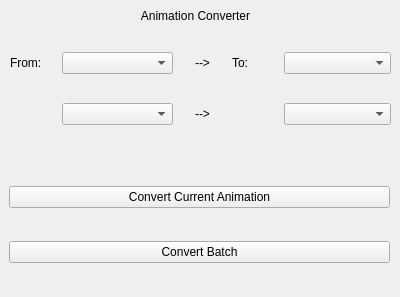
<?xml version="1.0" encoding="UTF-8"?>
<ui version="4.0">
 <class>Form</class>
 <widget class="QWidget" name="Form">
  <property name="geometry">
   <rect>
    <x>0</x>
    <y>0</y>
    <width>400</width>
    <height>297</height>
   </rect>
  </property>
  <property name="windowTitle">
   <string>Form</string>
  </property>
  <widget class="QLabel" name="label">
   <property name="geometry">
    <rect>
     <x>120</x>
     <y>0</y>
     <width>151</width>
     <height>31</height>
    </rect>
   </property>
   <property name="text">
    <string>Animation Converter</string>
   </property>
   <property name="alignment">
    <set>Qt::AlignCenter</set>
   </property>
  </widget>
  <widget class="QWidget" name="gridLayoutWidget">
   <property name="geometry">
    <rect>
     <x>10</x>
     <y>29</y>
     <width>381</width>
     <height>121</height>
    </rect>
   </property>
   <layout class="QGridLayout" name="converter_layout">
    <item row="0" column="2">
     <widget class="QLabel" name="arrow_label_a">
      <property name="text">
       <string>--&gt;</string>
      </property>
      <property name="alignment">
       <set>Qt::AlignCenter</set>
      </property>
     </widget>
    </item>
    <item row="0" column="0">
     <widget class="QLabel" name="from_label">
      <property name="text">
       <string>From:</string>
      </property>
     </widget>
    </item>
    <item row="1" column="1">
     <widget class="QComboBox" name="source_character_combobox"/>
    </item>
    <item row="0" column="1">
     <widget class="QComboBox" name="source_project_combobox">
      <property name="placeholderText">
       <string>Source Project</string>
      </property>
     </widget>
    </item>
    <item row="0" column="3">
     <widget class="QLabel" name="to_label">
      <property name="text">
       <string>To:</string>
      </property>
     </widget>
    </item>
    <item row="1" column="4">
     <widget class="QComboBox" name="target_project_combobox_2"/>
    </item>
    <item row="1" column="2">
     <widget class="QLabel" name="arrow_label_b">
      <property name="text">
       <string>--&gt;</string>
      </property>
      <property name="alignment">
       <set>Qt::AlignCenter</set>
      </property>
     </widget>
    </item>
    <item row="0" column="4">
     <widget class="QComboBox" name="target_project_combobox">
      <property name="placeholderText">
       <string>Target Project</string>
      </property>
     </widget>
    </item>
   </layout>
  </widget>
  <widget class="QWidget" name="verticalLayoutWidget">
   <property name="geometry">
    <rect>
     <x>9</x>
     <y>159</y>
     <width>381</width>
     <height>131</height>
    </rect>
   </property>
   <layout class="QVBoxLayout" name="verticalLayout">
    <item>
     <widget class="QPushButton" name="convert_current_anim_btn">
      <property name="text">
       <string>Convert Current Animation</string>
      </property>
     </widget>
    </item>
    <item>
     <widget class="QPushButton" name="convert_batch_anim_btn">
      <property name="text">
       <string>Convert Batch</string>
      </property>
     </widget>
    </item>
   </layout>
  </widget>
 </widget>
 <resources/>
 <connections/>
</ui>
